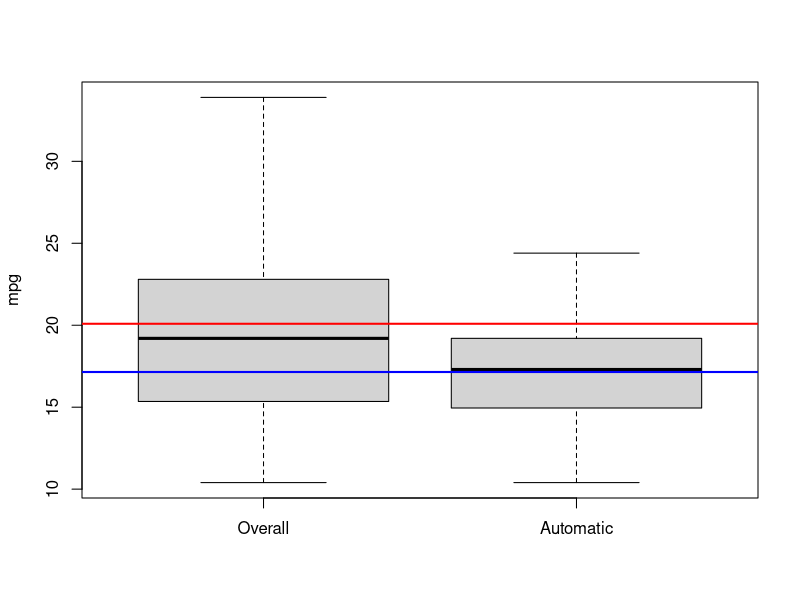
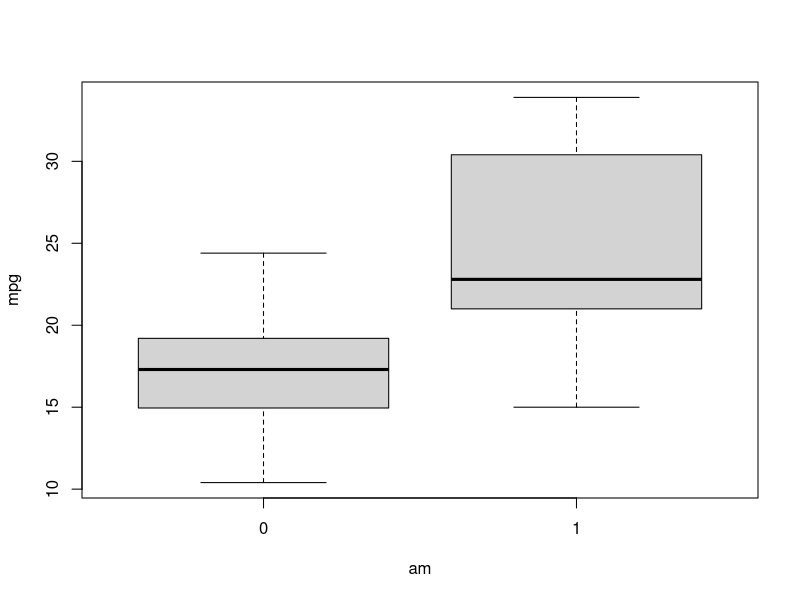
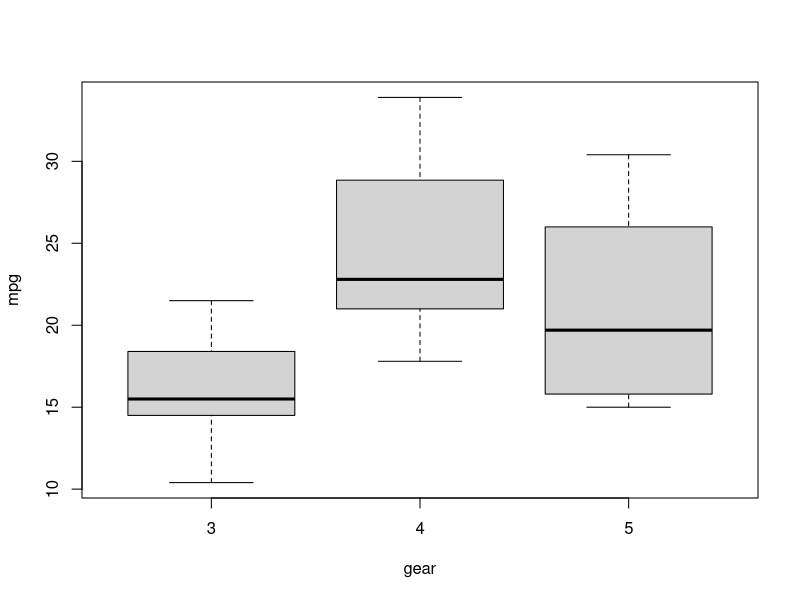
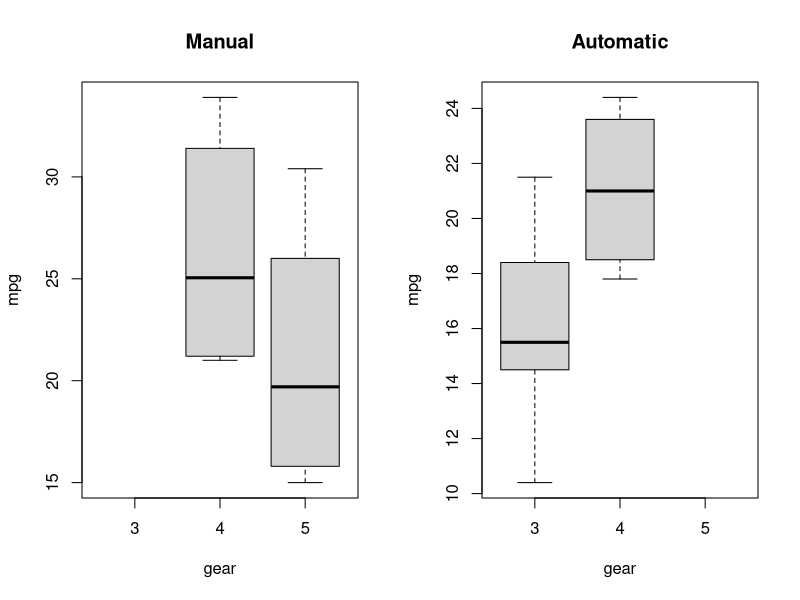

These figures' R source, in order:
## ---- chunk 1
data <- c(1:10)
sample(data, 5, replace=FALSE)
sample(data, 10, replace=TRUE)
## ---- chunk 2
# Generates 1,000 numbers from a normal with mean=0 and sd=1
dataRnorm <- rnorm(1000, 0, 1)
head(dataRnorm)
## ---- chunk 3
# Gives the density (height of the PDF) of the normal with mean=0 and sd=1
dataDnorm <- dnorm(0, mean=0, sd=1)
dataDnorm
## ---- chunk 4
# Gives the area under the standard normal curve to the left of 1.96
dataPnorm <- pnorm(1.96, mean=0, sd=1)
## ---- chunk 5
# Gives the value at which the CDF of the standard normal
dataQnorm <- qnorm(0.975, 0, 1)
## ---- chunk 6
data <- c(1:10)
range(data)
length(data)
mean(data)
median(data)
quantile(data, 0.5)
sd(data)
var(data)
max(data)
min(data)
summary(data)
## ---- chunk 7
mode <- function(x) {
  temp <- table(x)
  max(temp)
}
data <- c(1,2,2,3,3,3)
mode(data)
## ---- chunk 8
str(mtcars)
cor(mtcars[1:5])
## ---- chunk 9
binom.test(x=92, n=315, p=1/6)
## ---- chunk 10
mpgMean <- mean(mtcars$mpg)
mpgAutomatic <- mtcars$mpg[mtcars$am==0]
boxplot(mtcars$mpg, mtcars$mpg[mtcars$am==0], ylab = "mpg", names=c("Overall","Automatic"))
abline(h=mean(mtcars$mpg),lwd=2, col="red")
abline(h=mean(mtcars$mpg[mtcars$am==0]),lwd=2, col="blue")
t.test(mpgAutomatic, mu=mpgMean)
## ---- chunk 11
boxplot(mtcars$mpg~mtcars$am, xlab='am', ylab='mpg')
t.test(mtcars$mpg~mtcars$am)
## ---- chunk 12
frequencyTable <- table(mtcars$am, mtcars$cyl)
frequencyTable
chisq.test(frequencyTable)
## ---- chunk 13
boxplot(mtcars$mpg~factor(mtcars$gear), xlab='gear', ylab='mpg')
onewayAnova <- aov(mtcars$mpg~factor(mtcars$gear))
summary(onewayAnova)
## ---- chunk 14
par(mfrow=c(1,2))
boxplot(mtcars$mpg~factor(mtcars$gear), subset=(mtcars$am==1), xlab='gear', ylab='mpg', main='Manual')
boxplot(mtcars$mpg~factor(mtcars$gear), subset=(mtcars$am==0), xlab='gear', ylab='mpg', main='Automatic')
twowayAnova <- aov(mtcars$mpg~factor(mtcars$gear)*factor(mtcars$am))
summary(twowayAnova)
